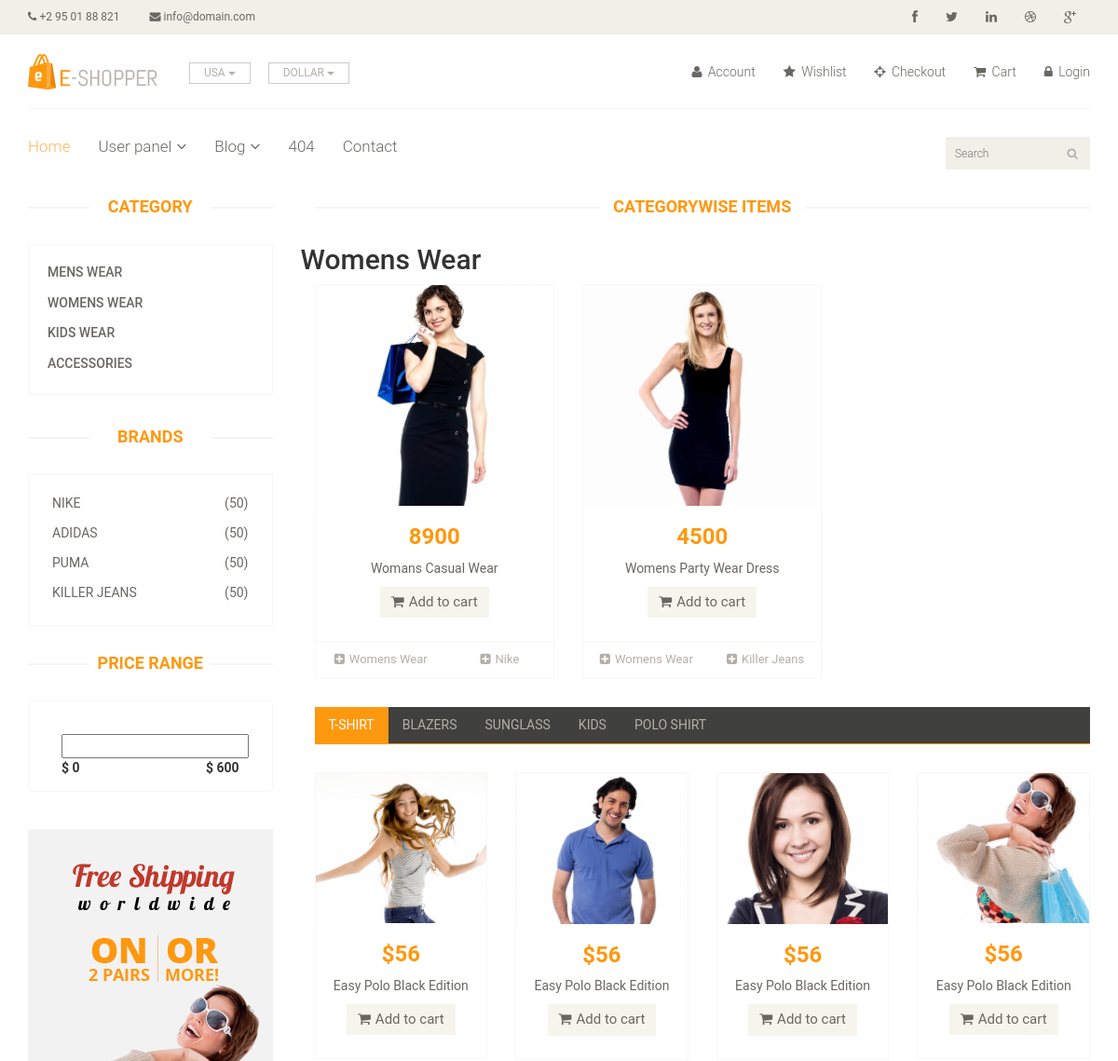
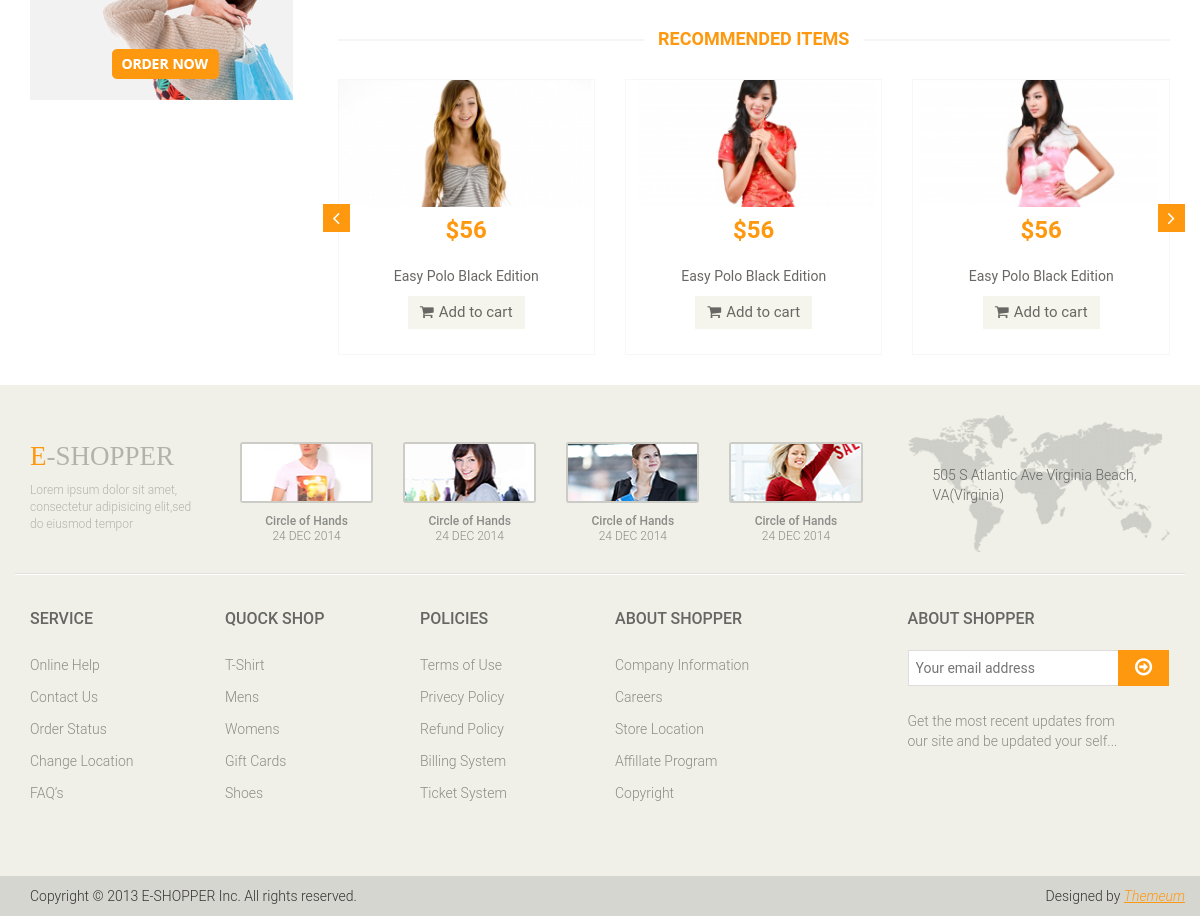
Screenshot of /project/category-wise-product.php?catid=2 with the database file from the repository (2 pictures, top to bottom).
### tables this page shows
CREATE TABLE IF NOT EXISTS `categories` (
`ca_id` int(11) NOT NULL,
  `ca_name` varchar(100) NOT NULL,
  `ca_time` timestamp NOT NULL DEFAULT CURRENT_TIMESTAMP ON UPDATE CURRENT_TIMESTAMP
);

CREATE TABLE IF NOT EXISTS `brands` (
`br_id` int(11) NOT NULL,
  `br_name` varchar(100) NOT NULL,
  `br_time` timestamp NOT NULL DEFAULT CURRENT_TIMESTAMP ON UPDATE CURRENT_TIMESTAMP
);

CREATE TABLE IF NOT EXISTS `products` (
`pro_id` int(11) NOT NULL,
  `pro_name` varchar(100) DEFAULT NULL,
  `pro_price` decimal(8,2) DEFAULT NULL,
  `pro_discount` tinyint(4) DEFAULT NULL,
  `pro_description` longtext,
  `pro_caid` int(11) DEFAULT NULL,
  `pro_brid` int(11) DEFAULT NULL,
  `pro_path` text,
  `pro_time` timestamp NOT NULL DEFAULT CURRENT_TIMESTAMP ON UPDATE CURRENT_TIMESTAMP
);

### project/category-wise-product.php (the view, shortened to what this page needs)
<?php
	require_once 'header.php';
?>
	<section>
		<div class="container">
			<div class="row">
				<div class="col-sm-3">
					<?php
					require_once 'sidebar.php';
					?>
				</div>
				<div class="col-sm-9 padding-right">
					<div class="features_items">
						<h2 class="title text-center">Categorywise Items</h2>
<?php
		$categoryid=$_REQUEST['catid'];
		$str_catname="select ca_name from categories where ca_id = '$categoryid'";
		$res_catname=mysqli_query($conn,$str_catname) or die(mysqli_error($conn));
		$ans_catname= mysqli_fetch_assoc($res_catname);
		echo "<h2>".$ans_catname['ca_name']."</h2>";
	$str = "select pro_id,pro_name,pro_price,pro_discount,pro_description,pro_path,br_name,ca_name  from brands,categories,products where br_id=pro_brid and ca_id=pro_caid and pro_caid='$categoryid' order by pro_id desc";
	$res = mysqli_query($conn,$str) or die(mysqli_error($conn));
	if($res->num_rows > 0):
	while($ans = $res->fetch_array(MYSQLI_ASSOC)):
?>
	<div class="col-sm-4">
		<div class="product-image-wrapper">
			<div class="single-products">
					<div class="productinfo text-center">
						<img src="<?php echo $ans['pro_path'];?>" alt="" />
						<h2><?php echo round($ans['pro_price']);?></h2>
						<p><?php echo $ans['pro_name'];?></p>
						<a href="#" class="btn btn-default add-to-cart"><i class="fa fa-shopping-cart"></i>Add to cart</a>
					</div>
					<div class="product-overlay">
						<div class="overlay-content">
						</div>
					</div>
			</div>
			<div class="choose">
				<ul class="nav nav-pills nav-justified">
					<li><a href="#"><i class="fa fa-plus-square"></i><?php echo $ans['ca_name'];?></a></li>
					<li><a href="#"><i class="fa fa-plus-square"></i><?php echo $ans['br_name'];?></a></li>
				</ul>
			</div>
		</div>
	</div>
<?php
	endwhile;
	endif;
?>
					</div>
					<div class="category-tab">
						<div class="col-sm-12">
							<ul class="nav nav-tabs">
								<li class="active"><a href="#tshirt" data-toggle="tab">T-Shirt</a></li>
								<li><a href="#blazers" data-toggle="tab">Blazers</a></li>
								<li><a href="#sunglass" data-toggle="tab">Sunglass</a></li>
								<li><a href="#kids" data-toggle="tab">Kids</a></li>
								<li><a href="#poloshirt" data-toggle="tab">Polo shirt</a></li>
							</ul>
						</div>
						<div class="tab-content">
							<div class="tab-pane fade active in" id="tshirt" >
								<div class="col-sm-3">
									<div class="product-image-wrapper">
										<div class="single-products">
											<div class="productinfo text-center">
												<img src="images/home/gallery1.jpg" alt="" />
												<h2>$56</h2>
												<p>Easy Polo Black Edition</p>
												<a href="#" class="btn btn-default add-to-cart"><i class="fa fa-shopping-cart"></i>Add to cart</a>
											</div>
										</div>
									</div>
								</div>
								<div class="col-sm-3">
									<div class="product-image-wrapper">
										<div class="single-products">
											<div class="productinfo text-center">
												<img src="images/home/gallery2.jpg" alt="" />
												<h2>$56</h2>
												<p>Easy Polo Black Edition</p>
												<a href="#" class="btn btn-default add-to-cart"><i class="fa fa-shopping-cart"></i>Add to cart</a>
											</div>
										</div>
									</div>
								</div>
								<div class="col-sm-3">
									<div class="product-image-wrapper">
										<div class="single-products">
											<div class="productinfo text-center">
												<img src="images/home/gallery3.jpg" alt="" />
												<h2>$56</h2>
												<p>Easy Polo Black Edition</p>
												<a href="#" class="btn btn-default add-to-cart"><i class="fa fa-shopping-cart"></i>Add to cart</a>
											</div>
										</div>
									</div>
								</div>
								<div class="col-sm-3">
									<div class="product-image-wrapper">
										<div class="single-products">
											<div class="productinfo text-center">
												<img src="images/home/gallery4.jpg" alt="" />
												<h2>$56</h2>
												<p>Easy Polo Black Edition</p>
												<a href="#" class="btn btn-default add-to-cart"><i class="fa fa-shopping-cart"></i>Add to cart</a>
											</div>
										</div>
									</div>
								</div>
							</div>
						</div>
					</div>
					<div class="recommended_items">
						<h2 class="title text-center">recommended items</h2>
						<div id="recommended-item-carousel" class="carousel slide" data-ride="carousel">
							<div class="carousel-inner">
								<div class="item active">
									<div class="col-sm-4">
										<div class="product-image-wrapper">
											<div class="single-products">
												<div class="productinfo text-center">
													<img src="images/home/recommend1.jpg" alt="" />
													<h2>$56</h2>
													<p>Easy Polo Black Edition</p>
													<a href="#" class="btn btn-default add-to-cart"><i class="fa fa-shopping-cart"></i>Add to cart</a>
												</div>
											</div>
										</div>
									</div>
									<div class="col-sm-4">
										<div class="product-image-wrapper">
											<div class="single-products">
												<div class="productinfo text-center">
													<img src="images/home/recommend2.jpg" alt="" />
													<h2>$56</h2>
													<p>Easy Polo Black Edition</p>
													<a href="#" class="btn btn-default add-to-cart"><i class="fa fa-shopping-cart"></i>Add to cart</a>
												</div>
											</div>
										</div>
									</div>
									<div class="col-sm-4">
										<div class="product-image-wrapper">
											<div class="single-products">
												<div class="productinfo text-center">
													<img src="images/home/recommend3.jpg" alt="" />
													<h2>$56</h2>
													<p>Easy Polo Black Edition</p>
													<a href="#" class="btn btn-default add-to-cart"><i class="fa fa-shopping-cart"></i>Add to cart</a>
												</div>
											</div>
										</div>
									</div>
								</div>
							</div>
							 <a class="left recommended-item-control" href="#recommended-item-carousel" data-slide="prev">
								<i class="fa fa-angle-left"></i>
							  </a>
							  <a class="right recommended-item-control" href="#recommended-item-carousel" data-slide="next">
								<i class="fa fa-angle-right"></i>
							  </a>
						</div>
					</div>
				</div>
			</div>
		</div>
	</section>
<?php
	require_once 'footer.php';
?>

### project/sidebar.php
<div class="left-sidebar">
						<h2>Category</h2>
						<div class="panel-group category-products" id="accordian">
							<?php
								$str="select ca_id,ca_name from categories";
								$res=mysqli_query($conn,$str) or die(mysqli_error($conn));
								if($res->num_rows>0):
									while ($ans=$res->fetch_array(MYSQLI_ASSOC)) :
							?>
							<div class="panel panel-default">
									<div class="panel-heading">
										<h4 class="panel-title"><a href="category-wise-product.php?catid=<?php echo $ans['ca_id']?> ">
											<?php
												echo($ans['ca_name']);
											?>
										</a></h4>
									</div>
								</div>
								<?php
								endwhile;
								endif;
							?>
						</div>
						<div class="brands_products">
							<h2>Brands</h2>
							<div class="brands-name">
								<ul class="nav nav-pills nav-stacked">
									<?php
										$str="select br_id,br_name from brands";
										$res=mysqli_query($conn,$str) or die(mysqli_error($conn));
										if($res->num_rows>0):
											while ($ans=$res->fetch_array(MYSQLI_ASSOC)) :
									?>
										<li><a href="brand-wise-product.php?brid=<?php echo $ans['br_id']?>"> <span class="pull-right">(50)</span>
												<?php
													echo $ans['br_name'];
												?>
											</a>
										</li>
									<?php
										endwhile;
										endif;
									?>
								</ul>
							</div>
						</div>
						<div class="price-range">
							<h2>Price Range</h2>
							<div class="well text-center">
								 <input type="text" class="span2" value="" data-slider-min="0" data-slider-max="600" data-slider-step="5" data-slider-value="[250,450]" id="sl2" ><br />
								 <b class="pull-left">$ 0</b> <b class="pull-right">$ 600</b>
							</div>
						</div>
						<div class="shipping text-center">
							<img src="images/home/shipping.jpg" alt="" />
						</div>
</div>

### rows the page displays
categories: ca_name "MENS WEAR"
categories: ca_name "WOMENS WEAR", ca_name "Womens Wear"
categories: ca_name "KIDS WEAR"
categories: ca_name "ACCESSORIES"
brands: br_name "NIKE", products.pro_path (picture), products.pro_price "8900", products.pro_name "Womans Casual Wear", categories.ca_name "Womens Wear", br_name "Nike"
brands: br_name "ADIDAS"
brands: br_name "PUMA"
brands: br_name "KILLER JEANS", products.pro_path (picture), products.pro_price "4500", products.pro_name "Womens Party Wear Dress", categories.ca_name "Womens Wear", br_name "Killer Jeans"
